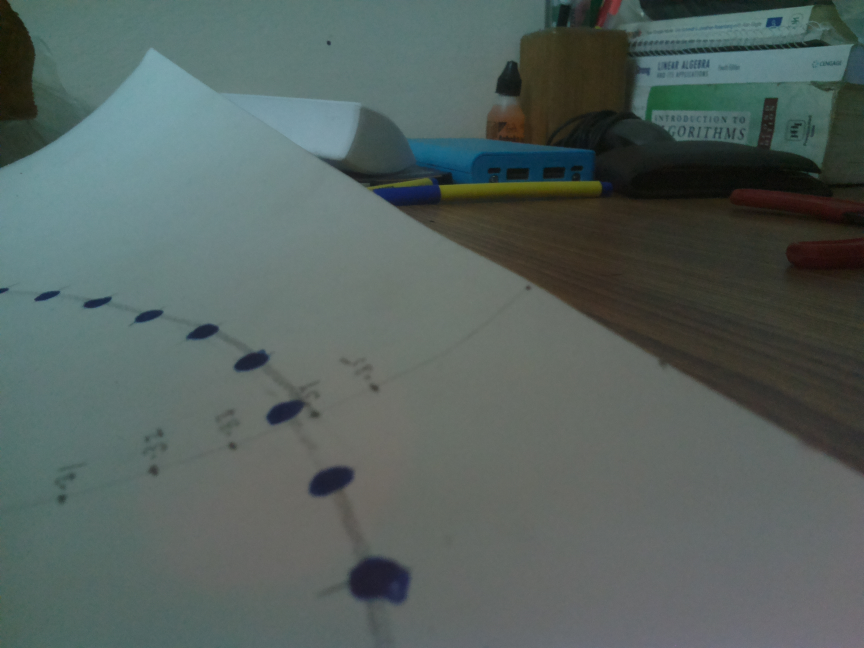
#> input picture circle.jpg, 2592 x 1944 px (shown at 1/3 size)
$ python -i Computer_Vision_final_script.py   (imports and definitions only)   (older library calls are emulated)
#> lines starting #> are read from the running program, lines starting #| are printed output that depends on the picture
import cv2
import time
import numpy as np

class ComputerVision:

    centroids = []

    # Init functions
    def __init__(self):
        centroids = []

    # Helper functions for color space change
    def bgr_to_rgb(self,image):
        return cv2.cvtColor(image, cv2.COLOR_BGR2RGB)
    def rgb_to_gray(self,image):
        return cv2.cvtColor(image,cv2.COLOR_RGB2GRAY)
    def rgb_to_hls(self,image):
        return cv2.cvtColor(image,cv2.COLOR_RGB2HLS)
    def rgb_to_hsv(self,image):
        return cv2.cvtColor(image,cv2.COLOR_RGB2HSV)

    # Helper function to perform perspective transform
    def perspective_transform(self,image):
        src = np.float32([[250,400],[250,270],[550,270],[550,400]])
        dst = np.float32([[250,400],[250,0],[550,0],[550,400]])
        M = cv2.getPerspectiveTransform(src, dst)
        Minv = cv2.getPerspectiveTransform(dst, src)
        img_size=(image.shape[1],image.shape[0])
        warped = cv2.warpPerspective(image, M, img_size, flags=cv2.INTER_LINEAR)
        return warped,Minv,M

    def show_image(self,image):
        cv2.imshow("picture",image)
        cv2.waitKey(1000)
        cv2.destroyAllWindows()

    def findCentroids(self,new_dilate,rgb_warped):
        (_,cnts,_)= cv2.findContours(new_dilate.copy(), cv2.RETR_LIST, cv2.CHAIN_APPROX_SIMPLE)
        for i in range(len(cnts)):
            (x,y),radius = cv2.minEnclosingCircle(cnts[i])
            center = (int(x),int(y))
            radius = int(radius)
            cv2.circle(rgb_warped,center,radius,(0,255,0),2)
        for i in range(len(cnts)):
            M=cv2.moments(cnts[i])
            cx = int(M['m10']/M['m00'])
            cy = int(M['m01']/M['m00'])
            l=[cx,cy]
            self.centroids.append(l)


    def run(self,img_name):
        # Read the image and perform necessary changes to the image
#> called with img_name = 'circle.jpg'
        image = self.bgr_to_rgb(cv2.imread(img_name))
        image = cv2.resize(image,(800,400))
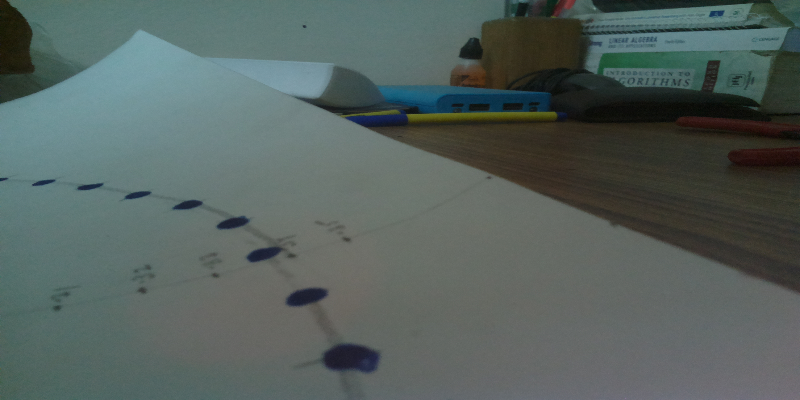
#> image: shape (400, 800, 3); mean R, G, B 85.5, 97.7, 94.2
        rgb_image=image
#> (the run stopped early here; a loop or call above may not have finished)
